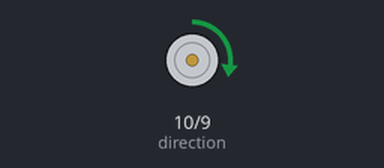
A sketch run on a simulated Arduino Uno, built with avr-gcc and run on an emulated ATmega328P. On the bench: direction and speed pins drawn as motors (green arrow = direction pin HIGH = forward, orange = LOW = backward, longer = more drive).

Above: at 0.05 s.
Timing chart, 0 to 5.8 s (numbered marks = the images above):
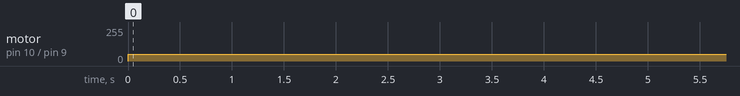

Measured:
- by itself, motor on pin 10 (direction) / pin 9 (speed): stopped → forward 50/255 at 0.00 s

The sketch:

brushless-motor.ino
```cpp
#define speed 9
#define direction 10

void setup()
{
  pinMode(speed, OUTPUT);
  pinMode(direction, OUTPUT);
}

void loop()
{

  digitalWrite(direction, 1);
  analogWrite(speed, 50);
   delay(5000);
   digitalWrite(direction, 0);
  analogWrite(speed, 80);
}
```
